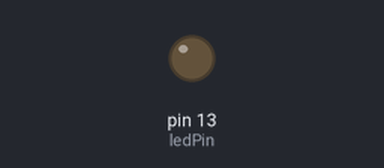
Bench run of a sketch on a simulated Arduino Uno, built with avr-gcc and run on an emulated ATmega328P. Shown: output pins drawn as LEDs (lit = HIGH).

Above: at 1.7 s.
At 22.1 s:
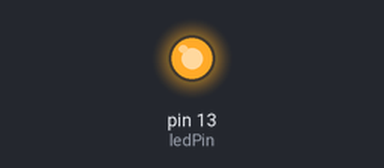
Timing chart, 0 to 22.8 s (numbered marks = the images above):
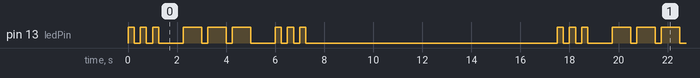

The sketch:

LED_morse.ino
```cpp
// LED Morse Code SOS
// Dot = 250 ms
// Dash = 750 ms

const int ledPin = 13;

const int dot = 250;
const int dash = 750;
const int symbolGap = 250;      // Gap between dots/dashes
const int letterGap = 750;      // Gap between letters
const int wordGap = 10000;       // Gap after SOS

void setup() {
  pinMode(ledPin, OUTPUT);
}

void loop() {

  // S = ...
  dotBlink();
  dotBlink();
  dotBlink();

  delay(letterGap);

  // O = ---
  dashBlink();
  dashBlink();
  dashBlink();

  delay(letterGap);

  // S = ...
  dotBlink();
  dotBlink();
  dotBlink();

  delay(wordGap);
}

// ---------- Functions ----------

void dotBlink() {
  digitalWrite(ledPin, HIGH);
  delay(dot);

  digitalWrite(ledPin, LOW);
  delay(symbolGap);
}

void dashBlink() {
  digitalWrite(ledPin, HIGH);
  delay(dash);

  digitalWrite(ledPin, LOW);
  delay(symbolGap);
}
```

Measured:
- by itself, pin 13 (ledPin): repeats every 17.5 s: 2 × (LOW 0.25 s, HIGH 0.25 s), LOW 1.0 s, 2 × (HIGH 0.75 s, LOW 0.25 s), HIGH 0.75 s, LOW 1.0 s, 2 × (HIGH 0.25 s, LOW 0.25 s), HIGH 0.25 s, LOW 10.3 s, HIGH 0.25 s
- by itself, everything shown: repeats every 17.5 s, in 18 steps
